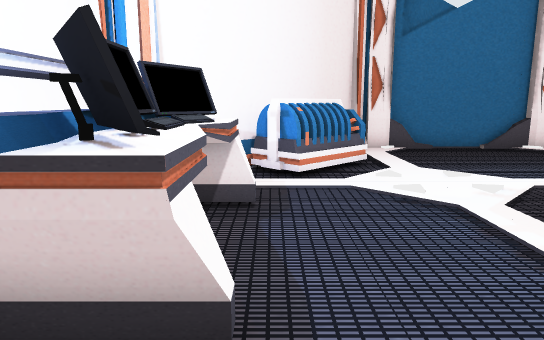
View 1 (above)

13 first-person views from a walk through a Unity game level. The camera is 1.5 m above the floor, tilts 10° down and sees 70° across. The floor is counted in squares, 1 m on a side. Each view is taken from the middle of a square. On the plan, view 1 faces up. The plan holds only what a view shows up to about 17 squares ahead; the rest is blank. The player is left out.

View 2
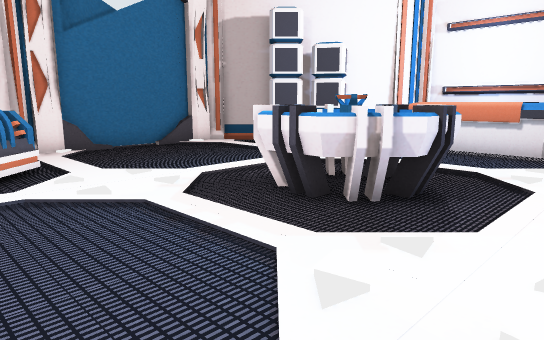

View 3
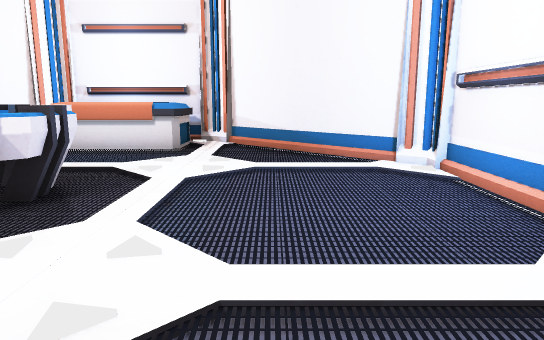

View 4
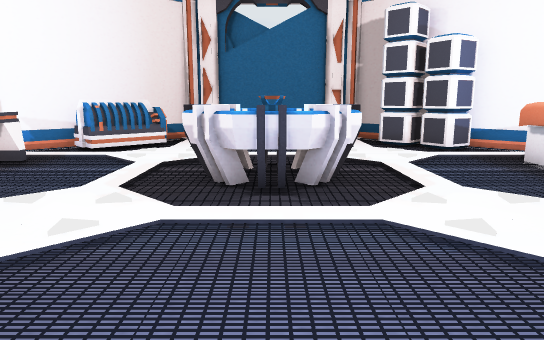

View 5
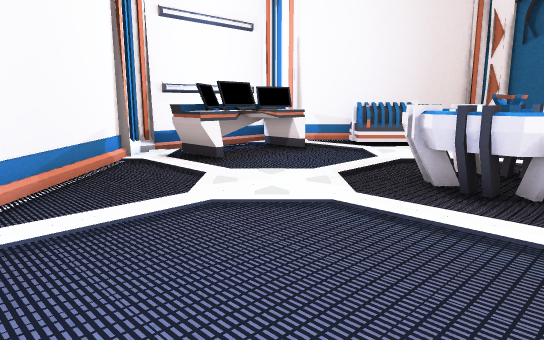

View 6
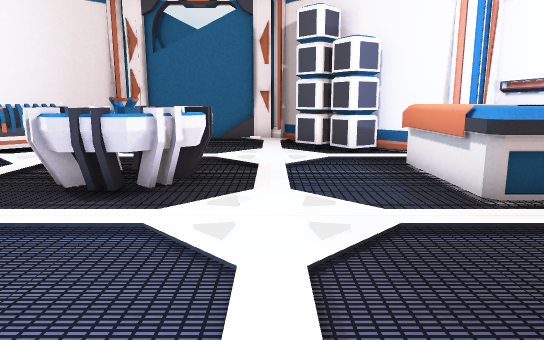

View 7
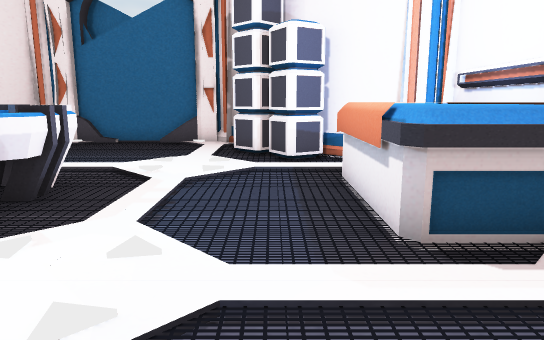

View 8
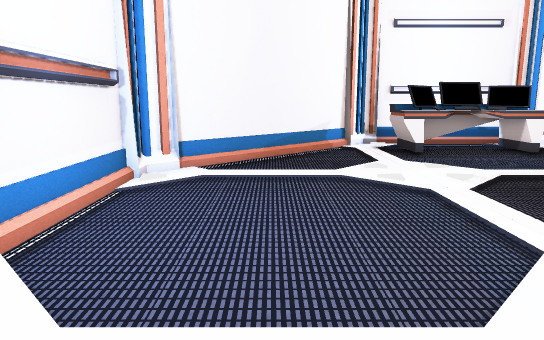

View 9
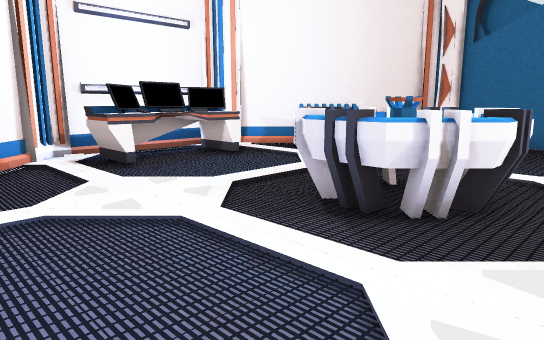

View 10
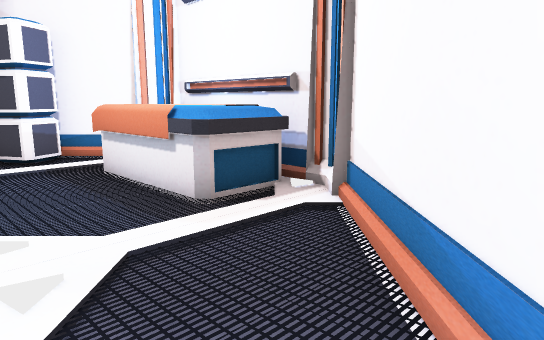

View 11
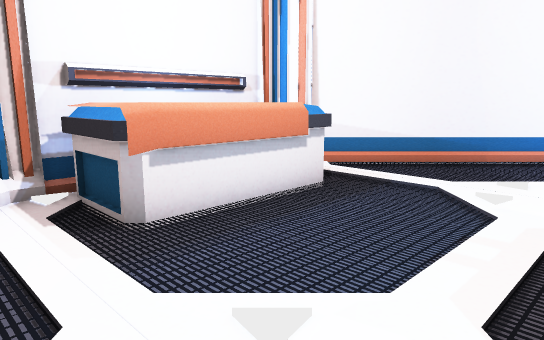

View 12
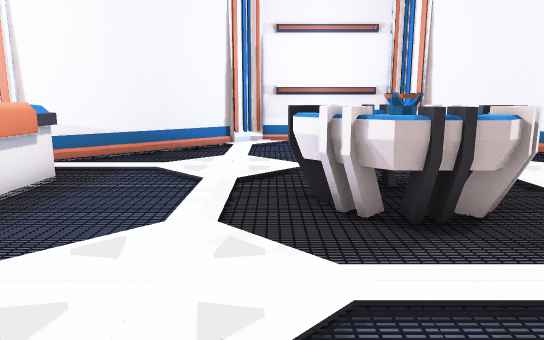

View 13
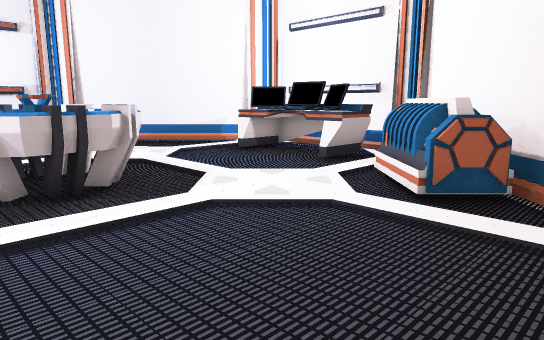

### Floor plan
Points are (right, up) in squares from view 1. A wall is a line through its corners. A room is listed if a view was taken in it or the views show most of it. See-through windows are left out.
Room 1 (views 1, 2, 3, 4, 5, 6, 7, 8, 9, 10, 11, 12, 13)
walls: (4.1, -4.6) (7.9, -4.6); (3, 12.8) (-2.8, 6.9) (-2.8, 1.1) (3.1, -4.8) (8.9, -4.8) (14.8, 1.1) (14.8, 6.9) (9, 12.7)
low walls: (-2.6, 5.6) (-2.6, 3.5); (14.6, 6.2) (14.6, 6.9); (-2.6, 1.6) (-2.6, 1.1); (8.4, -4.6) (8.9, -4.6); (14.6, 1.1) (14.6, 1.6)
objects: desk (-2, 2) to (-1, 6); generator (0, 8) to (2, 10); other object (4, 13) to (8, 13); other object (5, 3) to (7, 5); container (10, 10) to (11, 10); container (11, 8) to (12, 9); bed (13, 2) to (14, 6)

Positions as (right, up) in squares from view 1, and headings:
1: (0, 0), facing up
2: (0, 0), facing up-right
3: (0, -1), facing right
4: (6, -4), facing up
5: (8, -4), facing up-left
6: (9, -4), facing up
7: (11, -2), facing up
8: (11, -2), facing left
9: (9, -2), facing up-left
10: (9, -3), facing up-right
11: (8, 8), facing down-right
12: (8, 10), facing down
13: (8, 12), facing down-left
